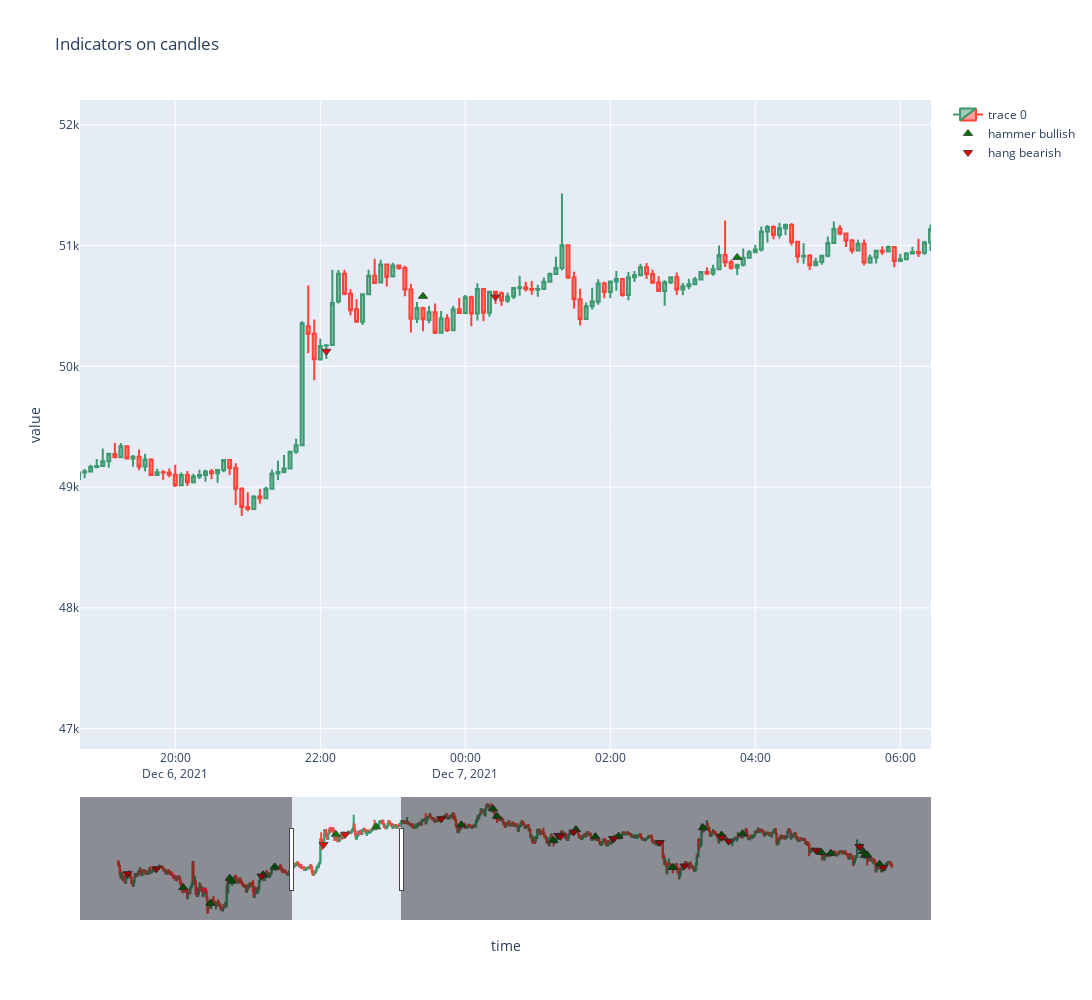

Source (notebook cell):
### Code cell
plot_indicators_on_candles(candles, ['hammer', 'hang'], width=1400, height=1000)

### Figure 1 — Plotly figure (JSON) as saved in the notebook; plotly's stock layout.template omitted (floating-point values rounded to 4 significant figures; data arrays with more than 128 entries replaced by an {"elided": "..."} marker saying what was removed)
{"data": [{"close": {"elided": "1000 float values"}, "high": {"elided": "1000 float values"}, "low": {"elided": "1000 float values"}, "open": {"elided": "1000 float values"}, "type": "candlestick", "x": {"elided": "1000 str values"}}, {"marker": {"color": "green", "line": {"width": 1}, "size": 8, "symbol": "triangle-up"}, "mode": "markers", "name": "hammer bullish", "type": "scatter", "x": ["2021-12-06T07:00:00", "2021-12-06T09:55:00", "2021-12-06T12:00:00", "2021-12-06T12:15:00", "2021-12-06T15:35:00", "2021-12-06T16:50:00", "2021-12-06T23:25:00", "2021-12-07T03:45:00", "2021-12-07T12:55:00", "2021-12-07T16:20:00", "2021-12-07T16:45:00", "2021-12-07T22:50:00", "2021-12-08T01:15:00", "2021-12-08T03:20:00", "2021-12-08T05:50:00", "2021-12-08T11:40:00", "2021-12-08T14:55:00", "2021-12-08T16:55:00", "2021-12-08T19:10:00", "2021-12-09T03:40:00", "2021-12-09T04:40:00", "2021-12-09T08:10:00", "2021-12-09T08:20:00", "2021-12-09T08:35:00", "2021-12-09T09:55:00"], "y": [48250.0, 47560.0, 48650.0, 48530.0, 48810.0, 49150.0, 50580.0, 50900.0, 50990.0, 51690.0, 51360.0, 50310.0, 50780.0, 50480.0, 50490.0, 49130.0, 50870.0, 50550.0, 50600.0, 49780.0, 49750.0, 49830.0, 49660.0, 49680.0, 49270.0]}, {"marker": {"color": "red", "line": {"width": 1}, "size": 8, "symbol": "triangle-down"}, "mode": "markers", "name": "hammer bearish", "type": "scatter", "x": [], "y": []}, {"marker": {"color": "green", "line": {"width": 1}, "size": 8, "symbol": "triangle-up"}, "mode": "markers", "name": "hang bullish", "type": "scatter", "x": [], "y": []}, {"marker": {"color": "red", "line": {"width": 1}, "size": 8, "symbol": "triangle-down"}, "mode": "markers", "name": "hang bearish", "type": "scatter", "x": ["2021-12-06T01:00:00", "2021-12-06T04:05:00", "2021-12-06T15:25:00", "2021-12-06T22:05:00", "2021-12-07T00:25:00", "2021-12-07T10:45:00", "2021-12-07T23:20:00", "2021-12-07T23:35:00", "2021-12-08T01:00:00", "2021-12-08T05:15:00", "2021-12-08T05:20:00", "2021-12-08T10:15:00", "2021-12-08T12:55:00", "2021-12-08T16:55:00", "2021-12-08T17:40:00", "2021-12-09T03:05:00", "2021-12-09T07:45:00", "2021-12-09T10:20:00"], "y": [48850.0, 49060.0, 48750.0, 50120.0, 50570.0, 51250.0, 50530.0, 50490.0, 50680.0, 50380.0, 50390.0, 50220.0, 49190.0, 50450.0, 50280.0, 49880.0, 50040.0, 49130.0]}], "layout": {"dragmode": "pan", "height": 1000, "title": {"text": "Indicators on candles"}, "width": 1400, "xaxis": {"autorange": false, "range": ["2021-12-06 18:41:09.7775", "2021-12-07 06:25:23.1511"], "rangeslider": {"autorange": true, "range": ["2021-12-05 20:02:20.748", "2021-12-09 15:17:39.252"], "yaxis": {"_template": null, "rangemode": "match"}}, "title": {"text": "time"}, "type": "date"}, "yaxis": {"autorange": true, "range": [46830.0, 52210.0], "title": {"text": "value"}, "type": "linear"}}}
